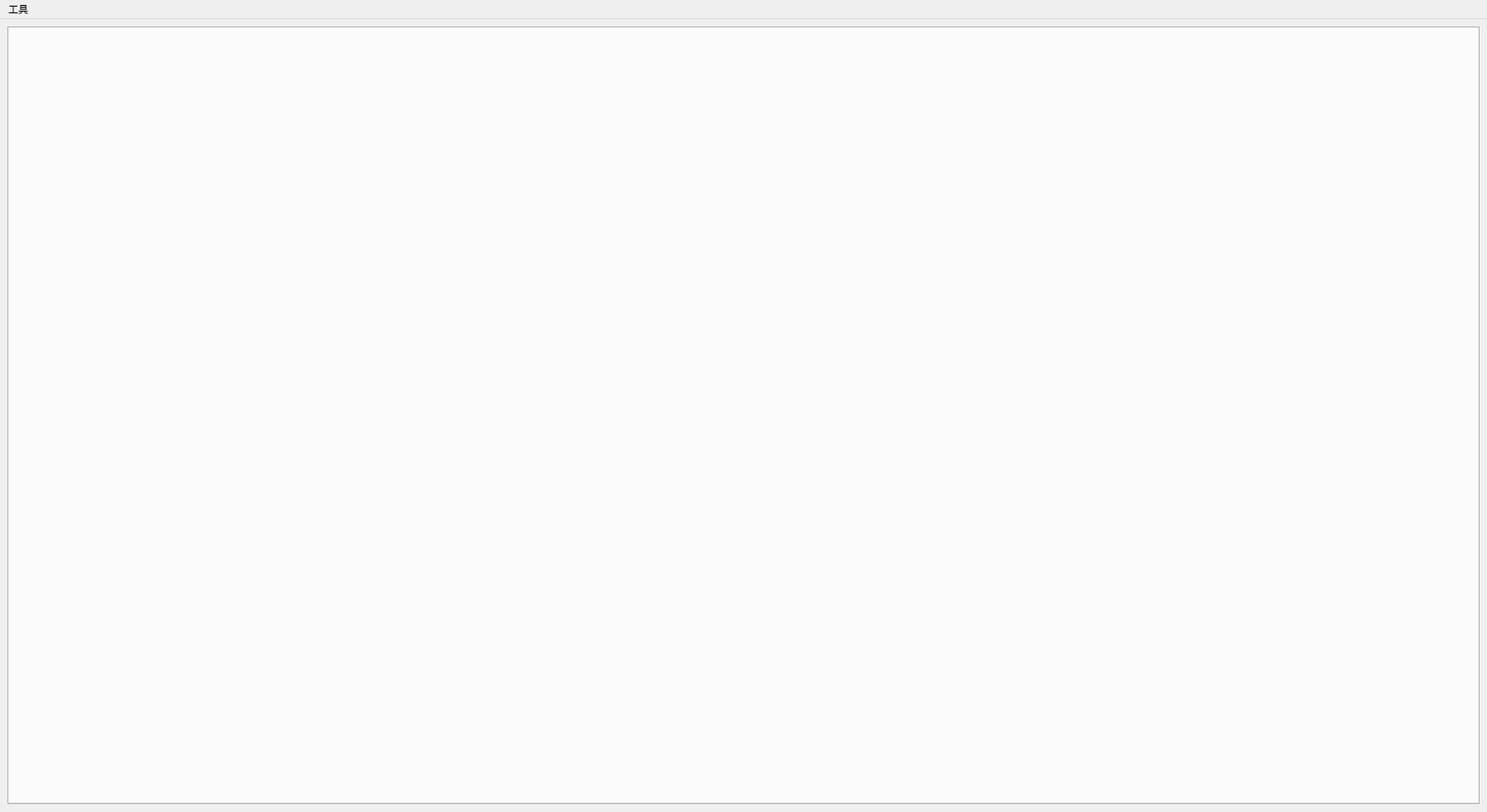
<?xml version="1.0" encoding="UTF-8"?>
<ui version="4.0">
 <class>MainWindow</class>
 <widget class="QMainWindow" name="MainWindow">
  <property name="geometry">
   <rect>
    <x>0</x>
    <y>0</y>
    <width>1792</width>
    <height>979</height>
   </rect>
  </property>
  <property name="sizePolicy">
   <sizepolicy hsizetype="Preferred" vsizetype="Preferred">
    <horstretch>0</horstretch>
    <verstretch>0</verstretch>
   </sizepolicy>
  </property>
  <property name="minimumSize">
   <size>
    <width>1290</width>
    <height>730</height>
   </size>
  </property>
  <property name="windowTitle">
   <string>MainWindow</string>
  </property>
  <widget class="QWidget" name="mainWidget">
   <layout class="QVBoxLayout" name="verticalLayout">
    <item>
     <widget class="QTabWidget" name="tabWidget">
      <property name="sizePolicy">
       <sizepolicy hsizetype="Expanding" vsizetype="Expanding">
        <horstretch>0</horstretch>
        <verstretch>0</verstretch>
       </sizepolicy>
      </property>
      <property name="minimumSize">
       <size>
        <width>1280</width>
        <height>720</height>
       </size>
      </property>
      <property name="currentIndex">
       <number>-1</number>
      </property>
     </widget>
    </item>
   </layout>
  </widget>
  <widget class="QMenuBar" name="menuBar">
   <property name="geometry">
    <rect>
     <x>0</x>
     <y>0</y>
     <width>1792</width>
     <height>23</height>
    </rect>
   </property>
   <widget class="QMenu" name="menu">
    <property name="title">
     <string>工具</string>
    </property>
    <addaction name="openAction"/>
   </widget>
   <addaction name="menu"/>
  </widget>
  <action name="openAction">
   <property name="text">
    <string>打开用户目录</string>
   </property>
  </action>
 </widget>
 <resources/>
 <connections/>
</ui>
